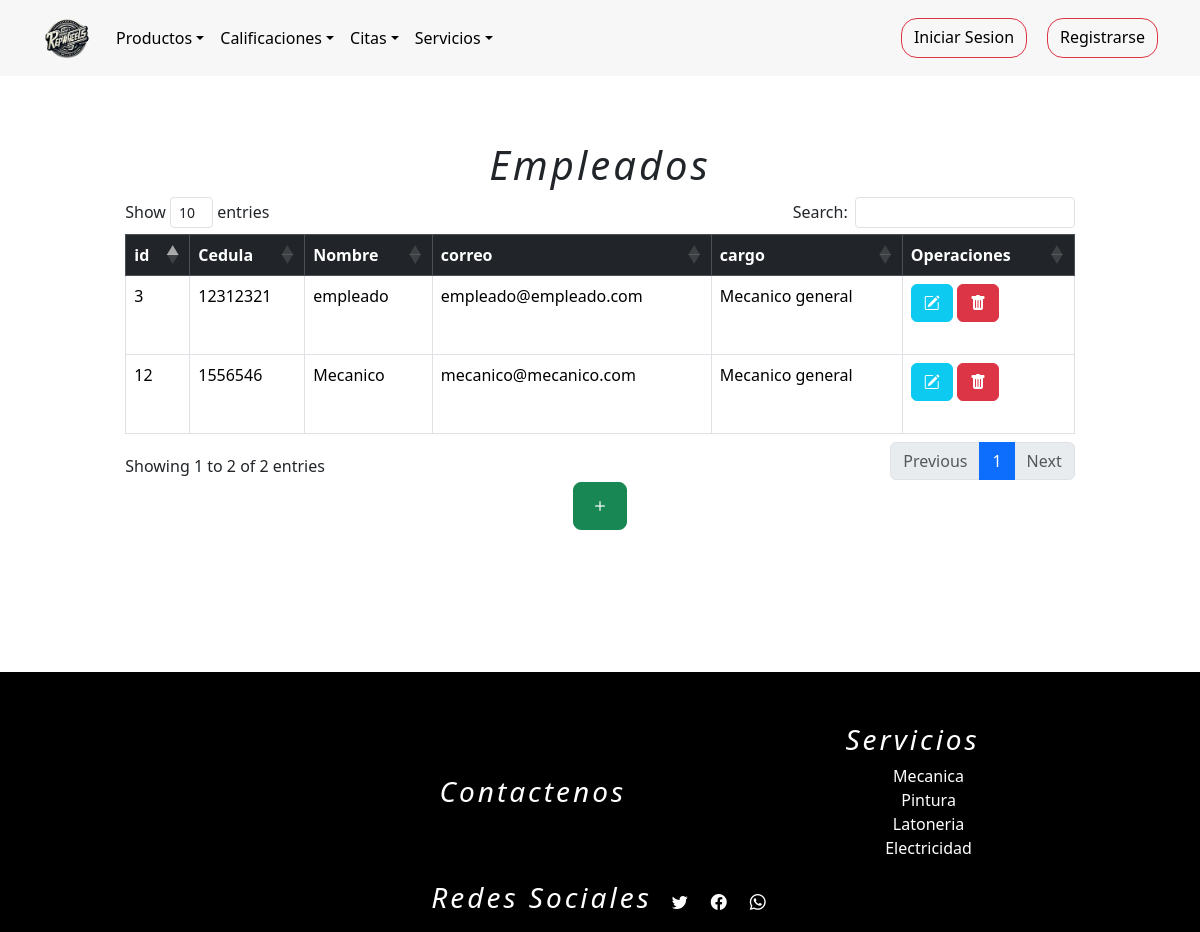
/empleados/, run on an earlier commit of the app's database.
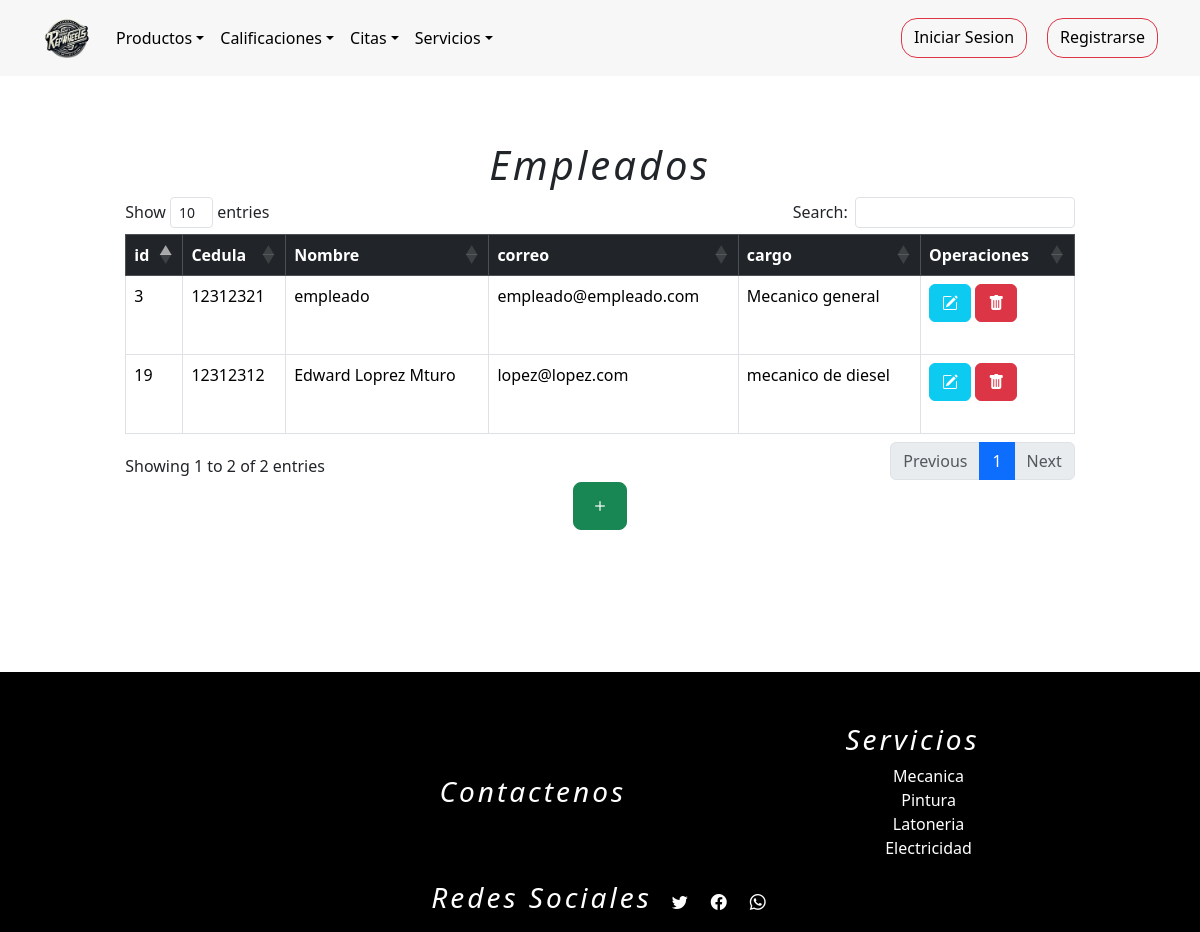
And on a later commit of the database.
### tienda/models.py (models this page shows, shortened)
class Usuarios(AbstractUser):
    username = None
    nombre = models.CharField(max_length=254)
    email = models.EmailField(max_length=254, unique=True,blank=False,null=True)
    password = models.CharField(max_length=254,blank=False,null=True)
    foto = models.ImageField(upload_to="media/", default="media/user.png")
    token_recuperar = models.CharField(max_length=254,blank=False,null=False,default=0)
    telefono=models.IntegerField(null=False,blank=True,default='0')
    cargo = models.CharField(max_length=254,null=False)
    direccion=models.CharField(max_length=254)
    cedula=models.IntegerField(blank=True,null=False,default='0')
    ROLES = (
        (1,"administrador"),
        (2,"proveedor"),
        (3,"empleado"),
        (4,"cliente"),
    )
    rol=models.IntegerField(choices=ROLES,default=4)
    n = models.IntegerField(blank=True,null=False,default=0)
    USERNAME_FIELD = "email"
    REQUIRED_FIELDS = ["nombre"]
    objects = CustomUserManager()

### tienda/views.py (the view)
# urls.py: path("empleados/", views.empleados, name="empleado"),
def empleados(request):
	q = Usuarios.objects.filter(rol=3)
	contexto = {"data": q}
	return render(request, "tienda/empleados/listarempleados.html", contexto)

### tienda/templates/tienda/empleados/listarempleados.html (shortened to what this page needs)
{% extends 'tienda/base1.html' %}
{% load static %}
{% block contenedor %}
<main>
    <div class="container-fluid m-3" style="padding:4%;">
        <h1 class="h1">Empleados</h1>
        <table  class="table table-bordered table-hover" id="tableR">
            <thead class="table-dark">
                <tr>
                    <th>id</th>
                    <th>Cedula</th>
                    <th>Nombre</th>
                    <th>correo</th>
                    <th>cargo</th>
                    <th>Operaciones</th>
                </tr>
            </thead>
            <tbody>
                {% for r in data %}
                    <tr>
                        <td>{{ r.id }}</td>
                        <td>{{ r.cedula }}</td>
                        <td>{{ r.nombre }}</td>
                        <td>{{ r.email }}</td>
                        <td>{{ r.cargo }}</td>
                        <td>
                            <a class="btn btn-info" href="{% url 'empleados_formulario_editar' r.id %}"><i class="bi bi-pencil-square"></i></a>
                            <a class="btn btn-danger" href="javascript:eliminar('{% url 'empleado_eliminar' r.id %}')"><i class="bi bi-trash-fill"></i></a>
                        </td>
                    </tr>
                {% endfor %}
            </tbody>
        </table>
        <div style="display: flex; justify-content: center; align-content: center;">
            <a href="{% url 'nuevoempleados' %}" class="btn btn-success btn-lg"><i class="bi bi-plus"></i></a>
        </div>
    </div>
</main>
{% endblock %}

What changed in the data, as far as the page shows it:
removed Usuarios: id "12", cedula "1556546", nombre "Mecanico", email "mecanico@mecanico.com", cargo "Mecanico general"
added Usuarios: id "19", cedula "12312312", nombre "Edward Loprez Mturo", email "lopez@lopez.com", cargo "mecanico de diesel"
